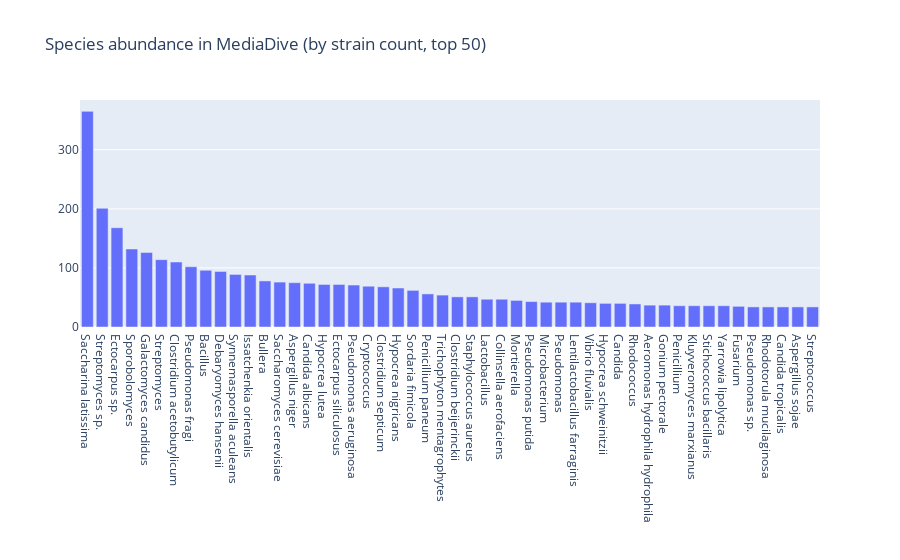

Notebook code cell kept with this figure:
### Markdown cell above
[1.1] MediaDive taxonomic diversity

### Code cell
md_df = pd.read_csv(os.path.join(DATA_DIR,"mediadive","mediadive-all.csv"), sep = ';')

import plotly.express as px

n = 50 #number of species we wanna show

# Plot the occurrence of enzymes across all of our selected taxa 
fig = px.bar(
    data_frame = md_df.value_counts('species').head(n).reset_index(),
    x="species",
    y="count",
    
    title="Species abundance in MediaDive (by strain count, top %i)" %n
)
fig.update_xaxes(title='', visible=True, showticklabels=True)
fig.update_yaxes(title='', visible=True, showticklabels=True)
fig.show()

### Figure 1 — Plotly figure (JSON) as saved in the notebook; plotly's stock layout.template omitted (floating-point values rounded to 4 significant figures)
{"data": [{"alignmentgroup": "True", "hovertemplate": "species=%{x}<br>count=%{y}<extra></extra>", "legendgroup": "", "marker": {"color": "#636efa", "pattern": {"shape": ""}}, "name": "", "offsetgroup": "", "orientation": "v", "showlegend": false, "textposition": "auto", "type": "bar", "x": ["Saccharina latissima", "Streptomyces sp.", "Ectocarpus sp.", "Sporobolomyces", "Galactomyces candidus", "Streptomyces", "Clostridium acetobutylicum", "Pseudomonas fragi", "Bacillus", "Debaryomyces hansenii", "Synnemasporella aculeans", "Issatchenkia orientalis", "Bullera", "Saccharomyces cerevisiae", "Aspergillus niger", "Candida albicans", "Hypocrea lutea", "Ectocarpus siliculosus", "Pseudomonas aeruginosa", "Cryptococcus", "Clostridium septicum", "Hypocrea nigricans", "Sordaria fimicola", "Penicillium paneum", "Trichophyton mentagrophytes", "Clostridium beijerinckii", "Staphylococcus aureus", "Lactobacillus", "Collinsella aerofaciens", "Mortierella", "Pseudomonas putida", "Microbacterium", "Pseudomonas", "Lentilactobacillus farraginis", "Vibrio fluvialis", "Hypocrea schweinitzii", "Candida", "Rhodococcus", "Aeromonas hydrophila hydrophila", "Gonium pectorale", "Penicillium", "Kluyveromyces marxianus", "Stichococcus bacillaris", "Yarrowia lipolytica", "Fusarium", "Pseudomonas sp.", "Rhodotorula mucilaginosa", "Candida tropicalis", "Aspergillus sojae", "Streptococcus"], "xaxis": "x", "y": [365, 201, 168, 132, 126, 114, 110, 102, 96, 94, 89, 88, 78, 76, 75, 74, 72, 72, 71, 69, 68, 66, 62, 56, 54, 51, 51, 47, 47, 45, 43, 42, 42, 42, 41, 40, 40, 39, 37, 37, 36, 36, 36, 36, 35, 34, 34, 34, 34, 34], "yaxis": "y"}], "layout": {"barmode": "relative", "legend": {"tracegroupgap": 0}, "title": {"text": "Species abundance in MediaDive (by strain count, top 50)"}, "xaxis": {"anchor": "y", "domain": [0, 1], "showticklabels": true, "title": {"text": ""}, "visible": true}, "yaxis": {"anchor": "x", "domain": [0, 1], "showticklabels": true, "title": {"text": ""}, "visible": true}}}
